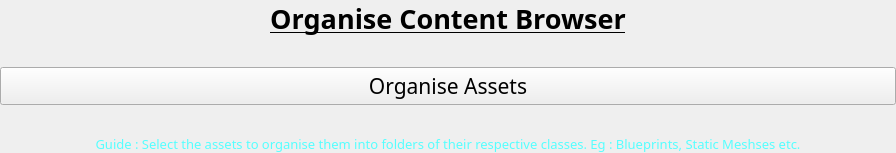
           <widget class="QWidget" name="page_3">
            <property name="geometry">
             <rect>
              <x>0</x>
              <y>0</y>
              <width>896</width>
              <height>146</height>
             </rect>
            </property>
            <property name="sizePolicy">
             <sizepolicy hsizetype="Preferred" vsizetype="Fixed">
              <horstretch>0</horstretch>
              <verstretch>0</verstretch>
             </sizepolicy>
            </property>
            <attribute name="icon">
             <iconset theme="0">
              <normaloff>.</normaloff>.</iconset>
            </attribute>
            <attribute name="label">
             <string>Organise Content Browser</string>
            </attribute>
            <layout class="QVBoxLayout" name="verticalLayout_10">
             <property name="spacing">
              <number>0</number>
             </property>
             <property name="leftMargin">
              <number>0</number>
             </property>
             <property name="topMargin">
              <number>0</number>
             </property>
             <property name="rightMargin">
              <number>0</number>
             </property>
             <property name="bottomMargin">
              <number>0</number>
             </property>
             <item>
              <layout class="QVBoxLayout" name="verticalLayout_18">
               <property name="spacing">
                <number>30</number>
               </property>
               <item>
                <layout class="QVBoxLayout" name="verticalLayout_19">
                 <item>
                  <widget class="QLabel" name="label_27">
                   <property name="enabled">
                    <bool>true</bool>
                   </property>
                   <property name="sizePolicy">
                    <sizepolicy hsizetype="Preferred" vsizetype="Preferred">
                     <horstretch>0</horstretch>
                     <verstretch>0</verstretch>
                    </sizepolicy>
                   </property>
                   <property name="font">
                    <font>
                     <family>Century Gothic</family>
                     <pointsize>20</pointsize>
                     <bold>true</bold>
                     <underline>true</underline>
                    </font>
                   </property>
                   <property name="autoFillBackground">
                    <bool>false</bool>
                   </property>
                   <property name="text">
                    <string>Organise Content Browser</string>
                   </property>
                   <property name="alignment">
                    <set>Qt::AlignCenter</set>
                   </property>
                   <property name="wordWrap">
                    <bool>false</bool>
                   </property>
                  </widget>
                 </item>
                </layout>
               </item>
               <item>
                <widget class="QPushButton" name="btn_autoorganise">
                 <property name="font">
                  <font>
                   <family>Century Gothic</family>
                   <pointsize>16</pointsize>
                  </font>
                 </property>
                 <property name="styleSheet">
                  <string notr="true"/>
                 </property>
                 <property name="text">
                  <string>Organise Assets</string>
                 </property>
                </widget>
               </item>
               <item>
                <widget class="QLabel" name="label_30">
                 <property name="font">
                  <font>
                   <family>Century Gothic</family>
                   <pointsize>10</pointsize>
                  </font>
                 </property>
                 <property name="styleSheet">
                  <string notr="true">color: rgb(85, 255, 255);
</string>
                 </property>
                 <property name="text">
                  <string>Guide : Select the assets to organise them into folders of their respective classes. Eg : Blueprints, Static Meshses etc.</string>
                 </property>
                 <property name="alignment">
                  <set>Qt::AlignCenter</set>
                 </property>
                </widget>
               </item>
              </layout>
             </item>
            </layout>
           </widget>
